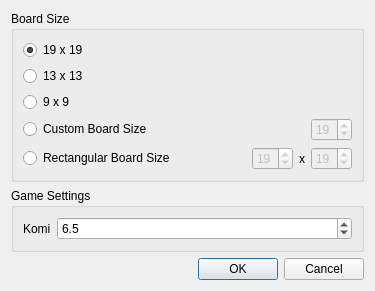
<?xml version="1.0" encoding="UTF-8"?>
<ui version="4.0">
 <class>BoardSizeDialog</class>
 <widget class="QDialog" name="BoardSizeDialog">
  <property name="geometry">
   <rect>
    <x>0</x>
    <y>0</y>
    <width>375</width>
    <height>259</height>
   </rect>
  </property>
  <property name="windowTitle">
   <string>New Document</string>
  </property>
  <layout class="QVBoxLayout" name="verticalLayout">
   <item>
    <widget class="QGroupBox" name="sizeGroupBox">
     <property name="title">
      <string>Board Size</string>
     </property>
     <layout class="QVBoxLayout" name="verticalLayout_2">
      <item>
       <widget class="QRadioButton" name="radio19Button">
        <property name="text">
         <string>19 x 19</string>
        </property>
        <property name="checked">
         <bool>true</bool>
        </property>
       </widget>
      </item>
      <item>
       <widget class="QRadioButton" name="radio13Button">
        <property name="text">
         <string>13 x 13</string>
        </property>
       </widget>
      </item>
      <item>
       <widget class="QRadioButton" name="radio9Button">
        <property name="text">
         <string>9 x 9</string>
        </property>
       </widget>
      </item>
      <item>
       <layout class="QHBoxLayout" name="customSizeLayout">
        <item>
         <widget class="QRadioButton" name="radioCustomButton">
          <property name="text">
           <string>Custom Board Size</string>
          </property>
         </widget>
        </item>
        <item>
         <widget class="QSpinBox" name="customSpinBox">
          <property name="enabled">
           <bool>false</bool>
          </property>
          <property name="sizePolicy">
           <sizepolicy hsizetype="Fixed" vsizetype="Fixed">
            <horstretch>0</horstretch>
            <verstretch>0</verstretch>
           </sizepolicy>
          </property>
          <property name="minimum">
           <number>2</number>
          </property>
          <property name="maximum">
           <number>52</number>
          </property>
          <property name="value">
           <number>19</number>
          </property>
         </widget>
        </item>
       </layout>
      </item>
      <item>
       <layout class="QHBoxLayout" name="rectangularLayout">
        <item>
         <widget class="QRadioButton" name="radioRectangularButton">
          <property name="text">
           <string>Rectangular Board Size</string>
          </property>
         </widget>
        </item>
        <item>
         <widget class="QSpinBox" name="xsizeSpinBox">
          <property name="enabled">
           <bool>false</bool>
          </property>
          <property name="sizePolicy">
           <sizepolicy hsizetype="Fixed" vsizetype="Fixed">
            <horstretch>0</horstretch>
            <verstretch>0</verstretch>
           </sizepolicy>
          </property>
          <property name="minimum">
           <number>2</number>
          </property>
          <property name="maximum">
           <number>52</number>
          </property>
          <property name="value">
           <number>19</number>
          </property>
         </widget>
        </item>
        <item>
         <widget class="QLabel" name="label">
          <property name="sizePolicy">
           <sizepolicy hsizetype="Fixed" vsizetype="Preferred">
            <horstretch>0</horstretch>
            <verstretch>0</verstretch>
           </sizepolicy>
          </property>
          <property name="text">
           <string>x</string>
          </property>
         </widget>
        </item>
        <item>
         <widget class="QSpinBox" name="ysizeSpinBox">
          <property name="enabled">
           <bool>false</bool>
          </property>
          <property name="sizePolicy">
           <sizepolicy hsizetype="Fixed" vsizetype="Fixed">
            <horstretch>0</horstretch>
            <verstretch>0</verstretch>
           </sizepolicy>
          </property>
          <property name="minimum">
           <number>2</number>
          </property>
          <property name="maximum">
           <number>52</number>
          </property>
          <property name="value">
           <number>19</number>
          </property>
         </widget>
        </item>
       </layout>
      </item>
     </layout>
    </widget>
   </item>
   <item>
    <widget class="QGroupBox" name="gameSettingGroupBox">
     <property name="title">
      <string>Game Settings</string>
     </property>
     <layout class="QFormLayout" name="formLayout">
      <item row="0" column="0">
       <widget class="QLabel" name="komiLabel">
        <property name="text">
         <string>Komi</string>
        </property>
       </widget>
      </item>
      <item row="0" column="1">
       <widget class="QDoubleSpinBox" name="komiSpinBox">
        <property name="decimals">
         <number>1</number>
        </property>
        <property name="minimum">
         <double>-10.000000000000000</double>
        </property>
        <property name="maximum">
         <double>10.000000000000000</double>
        </property>
        <property name="singleStep">
         <double>0.500000000000000</double>
        </property>
        <property name="value">
         <double>6.500000000000000</double>
        </property>
       </widget>
      </item>
     </layout>
    </widget>
   </item>
   <item>
    <spacer name="verticalSpacer">
     <property name="orientation">
      <enum>Qt::Vertical</enum>
     </property>
     <property name="sizeHint" stdset="0">
      <size>
       <width>20</width>
       <height>40</height>
      </size>
     </property>
    </spacer>
   </item>
   <item>
    <widget class="QDialogButtonBox" name="buttonBox">
     <property name="orientation">
      <enum>Qt::Horizontal</enum>
     </property>
     <property name="standardButtons">
      <set>QDialogButtonBox::Cancel|QDialogButtonBox::Ok</set>
     </property>
    </widget>
   </item>
  </layout>
 </widget>
 <resources/>
 <connections>
  <connection>
   <sender>buttonBox</sender>
   <signal>accepted()</signal>
   <receiver>BoardSizeDialog</receiver>
   <slot>accept()</slot>
   <hints>
    <hint type="sourcelabel">
     <x>248</x>
     <y>254</y>
    </hint>
    <hint type="destinationlabel">
     <x>157</x>
     <y>274</y>
    </hint>
   </hints>
  </connection>
  <connection>
   <sender>buttonBox</sender>
   <signal>rejected()</signal>
   <receiver>BoardSizeDialog</receiver>
   <slot>reject()</slot>
   <hints>
    <hint type="sourcelabel">
     <x>316</x>
     <y>260</y>
    </hint>
    <hint type="destinationlabel">
     <x>286</x>
     <y>274</y>
    </hint>
   </hints>
  </connection>
 </connections>
</ui>
